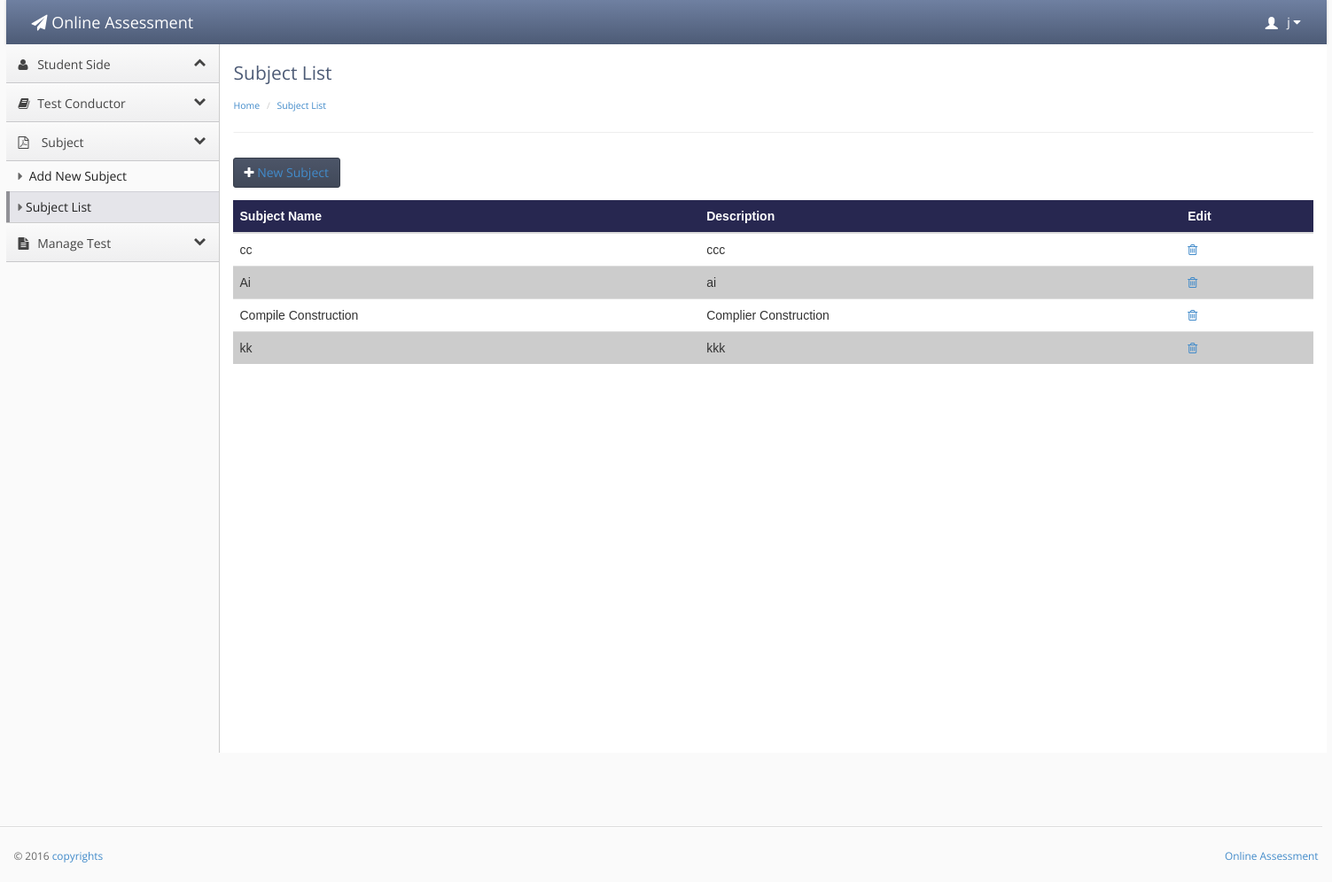
Page /subject_list.php (signed in) on the earlier database version.
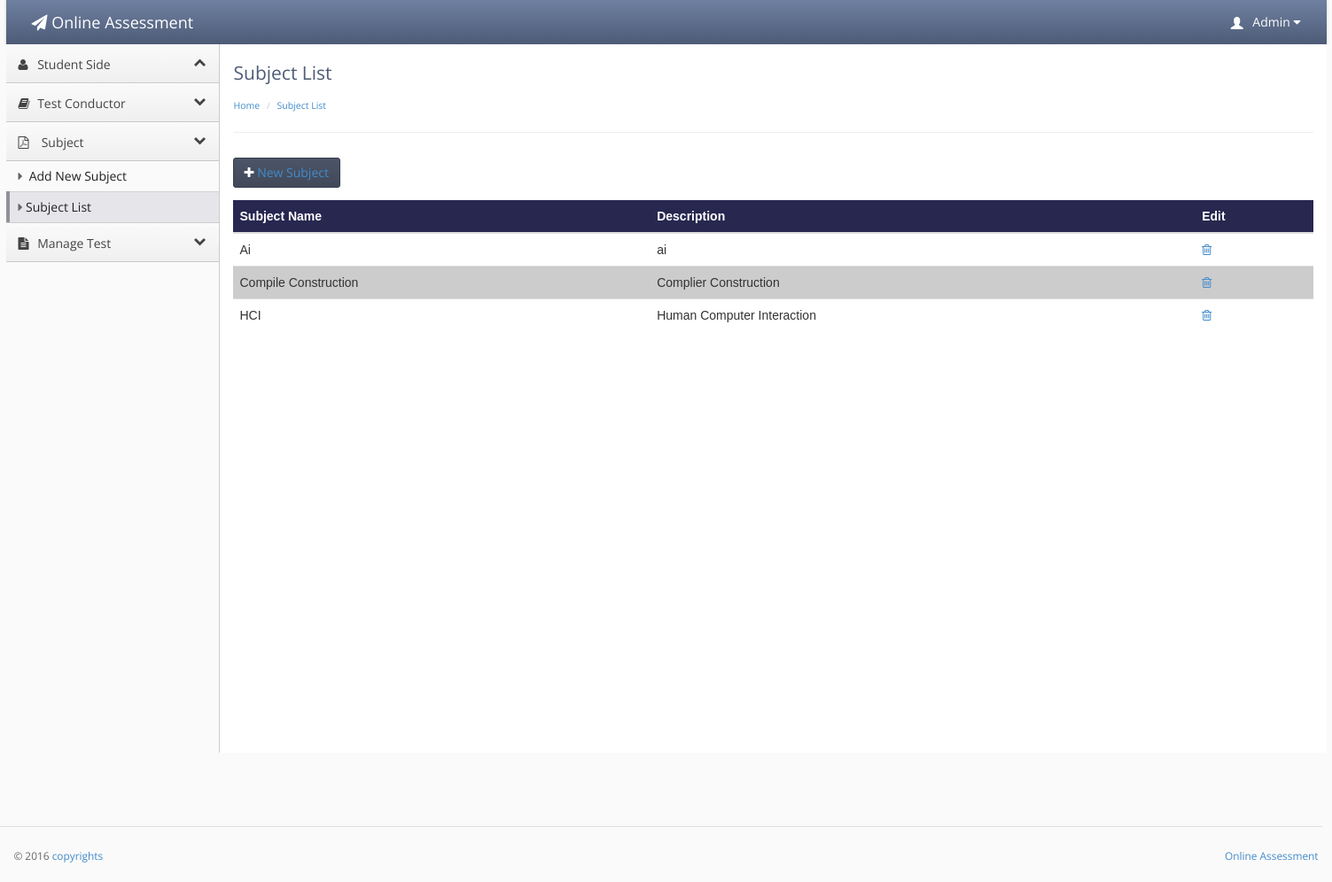
Same page on the later database version.
### tables this page shows
CREATE TABLE IF NOT EXISTS `teacher_conductor` (
`teacher_id` int(20) NOT NULL,
  `user` varchar(20) NOT NULL,
  `f_name` varchar(20) NOT NULL,
  `l_name` varchar(30) NOT NULL,
  `password` varchar(20) NOT NULL,
  `email` varchar(40) NOT NULL,
  `contact` int(17) NOT NULL,
  `address` varchar(40) NOT NULL,
  `city` varchar(20) NOT NULL,
  `code` int(10) NOT NULL,
  `subject_id` int(20) unsigned DEFAULT NULL,
  `account` enum('Admin','teacher') NOT NULL DEFAULT 'teacher'
);

CREATE TABLE IF NOT EXISTS `subject` (
`subject_id` int(10) unsigned NOT NULL,
  `name` varchar(100) NOT NULL,
  `description` varchar(100) NOT NULL
);

### subject_list.php (the view, shortened to what this page needs)
<?php
if(!isset($_SESSION['username']))
{
header('location:main_user.php');
}
else {
?>
<!doctype html>
<html lang="en"><head>
    <link rel="stylesheet" type="text/css" href="lib/bootstrap/css/bootstrap.css">
    <link rel="stylesheet" href="lib/font-awesome/css/font-awesome.css">
    <link rel="stylesheet" type="text/css" href="stylesheets/theme.css">
    <link rel="stylesheet" type="text/css" href="stylesheets/premium.css">
</head>
<body class=" theme-blue">
<div style="width:100%; height:auto;">
<div style="width:1490px; margin-left:auto; margin-right:auto; ">
    <div class="navbar navbar-default" role="navigation">
        <div class="navbar-header">
          <a class="" href="index.html"><span class="navbar-brand"><span class="fa fa-paper-plane"></span> Online Assessment</span></a></div>
           <?php
  if(isset($_SESSION['username']))
  {
  $id =$_SESSION['username'];
 $result = mysql_query("select * from teacher_conductor
WHERE teacher_conductor.user = '$id'");
while($row = mysql_fetch_array($result))
{
?>
        <div class="navbar-collapse collapse" style="height: 1px;">
          <ul id="main-menu" class="nav navbar-nav navbar-right">
            <li class="dropdown hidden-xs">
                <a href="#" class="dropdown-toggle" data-toggle="dropdown">
                    <span class="glyphicon glyphicon-user padding-right-small" style="position:relative;top: 3px;"></span>
                     <?php echo $row['f_name'];?>
                    <i class="fa fa-caret-down"></i>
                </a>
            </li>
          </ul>
        </div>
      </div>
    </div>
    </div></div>
<?php }}?>
<div style="width:100%; height:auto;">
<div style="width:1490px; margin-left:auto; margin-right:auto; ">
   <div class="sidebar-nav">
    <ul>
    <li><a href="#" data-target=".dashboard-menu" class="nav-header" data-toggle="collapse"><i class="fa fa-fw fa-user"></i> Student Side<i class="fa fa-collapse"></i></a></li>
    <li data-popover="true"rel="popover" data-placement="right"><a href="#" data-target=".premium-menu" class="nav-header collapsed" data-toggle="collapse"><i class="fa fa-fw fa-book"></i> Test Conductor<i class="fa fa-collapse"></i></a></li>
        <li><a href="#" data-target=".accounts-menu" class="nav-header collapsed" data-toggle="collapse"><i class="fa fa-file-pdf-o "></i> Subject   <i class="fa fa-collapse"></i></a></li>
        <li><ul class="accounts-menu nav nav-list collapse in">
            <li ><a href="add_subject.php"><span class="fa fa-caret-right"></span> Add New Subject</a></li>
            <li class="active" ><a href="subject_list.php"><span class="fa fa-caret-right"></span>Subject List</a></li>
    </ul></li>
        <li><a href="#" data-target=".legal-menu" class="nav-header collapsed" data-toggle="collapse"><i class="fa fa-fw fa-file-text"></i> Manage Test<i class="fa fa-collapse"></i></a></li>
            </ul>
    </div>
    <div class="content">
        <div class="header">
            <h1 class="page-title">Subject List</h1>
                    <ul class="breadcrumb">
            <li><a href="index.php">Home</a> </li>
            <li><a href="">Subject List</a> </li>
        </ul>
        </div>
        <div class="main-content">
<div class="btn-toolbar list-toolbar">
    <button class="btn btn-primary"><i class="fa fa-plus"></i><a href="add_subject.php"> New Subject</a></button>
</div>
<table class="table">
  <thead >
    <tr style="background-color:#272750; color:#FFFFFF;">
       <th>Subject Name</th>
      <th>Description</th>
       <th>Edit</th>
    </tr>
  </thead>
  <tbody>
    <tr>
     <?php
 $qry="select * from subject";
  $result = mysql_query($qry);
        while ($row = mysql_fetch_array($result)) {
?>
      <td><?php echo $row['name'];?></td>
      <td><?php echo $row['description'];?></td>
      <td>
            <a href="d_subject.php?del=<?php echo $row['subject_id']; ?> "<i class="fa fa-trash-o"></a>
      </td>
    </tr>
   <?php } ?>
  </tbody>
</table>
</div></div>
            <footer>
                <hr style="width:1500px">
                <p class="pull-right"><a href="" target=""> Online Assessment</a></p>
                <p>© 2016 <a href="" target="">copyrights</a></p>
            </footer>
        </div>
    </div>
</body></html>
<?php } ?>

Differences in the rows shown:
removed subject: name "cc", description "ccc"
removed subject: name "kk", description "kkk"
changed teacher_conductor: f_name "j" → "Admin"
added subject: name "HCI", description "Human Computer Interaction"
